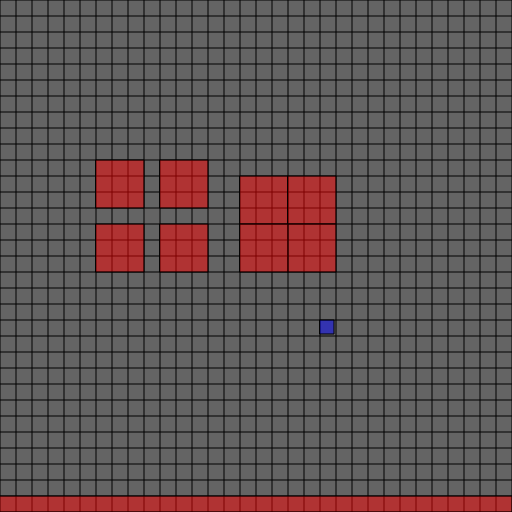
Frame 1 (no input)
Frame 60 (no input): identical to frame 1, image omitted
Frame 120 (the mouse pressed at the canvas centre since frame 60): identical to frame 1, image omitted

The p5.js sketch that drew this single still picture (run headless with seeded random() and noise() and a simulated clock; from frame 60 on, the mouse is pressed at the canvas centre):

// p5.js sketch
// ── sketch.js
/*
CLASS DESIGN
============
- will have 2 hitbox types to start of with
   |_ 1 - wall - static, not player controlled, no movement vector
   |_ 2 - player - movable, player controlled, movement vector
- all share similarities
   |_ made up of square or rectangular boundaries
   |_ created through x, y, width and height
   |_ contain an x, y midpoint (current position)
   |_ can be drawn
   |_ contain get methods for private data retrieval
- create a hitbox superclass that can be called in wall and player to reduce amount of code
 
CALCULATING BOUNDARIES
======================
- need to know which side of wall collided with player to properly resolve collision 
- 2 methods that come to mind, each using zones
  |_ 1 - corner gradient through midpoint
  |   |_    
  |   |     \  0  /
  |   |      \===/
  |   |    3 |\ /| 1
  |   |      |/ \|
  |   |      /===\
  |   |     /  2  \
  |   |
  |   |_ simple to implement
  |   |_ gradient2 = - gradient1 - simple calculation
  |   |_ intercept of both lines calculated through midpoint of hitbox
  |   |_ works with more square shaped hitboxes
  |   |_ does not work well with long and thin hitboxes
  |   |_ currently implemented
  |
  |_ 2 - corner gradient through y = x
     |_
     |     \   0   /
     |      \=====/
     |      |\   /|
     |      | \ / |
     |      |  |  |
     |    3 |  |  | 1
     |      |  |  |
     |      | / \ |
     |      |/   \|
     |      /=====\
     |     /   2   \
     |
     |_ y = x through corners
     |_ issue arises when hitbox is long and thin, boundaries leak into each other causing error
     |_ fix by adding condition that zone is above/below midpoint of hitbox to zone calculation
     |_ more complex to implement
     |_ should work with long and thin shapes as well as squares
     |_ not currently implemented
  
- zoning method has added benefit of stopping clipping under high (but not very high) speeds
  |_ in code below speed 1 works, speed 2 - some clipping, speed 3 - clipping
    |_ speed 1 is very fast so this shouldn't be an issue
    
FUTURE IMPLEMENTATIONS
======================
- experiment with other methods over next week to find best fit for our project
- need to be able to deal with rectangular shaped player instead of just square
- add enemy hitbox logic as well as barriers (if we add movable barriers)
- logic for wall hitboxes that are touching to prevent player getting caught on edges when moving
  |_ seen sometimes when moving against group of 4 hitboxes on the right 
- tidy up design, move to github so others can use it while I change logic (HIGH PRIORITY)
- have wall data eventually contained in a .json file
*/

let tile = 16;
let mapSize = tile * 32;
let timescale = 1;
var walls = [];

const debugColor = {
  WALL : "wall",
  PLAYER : "player",
}

class Hitbox{
  constructor(x, y, w, h){
    this.position = createVector((x + (w / 2)), (y + (h / 2)));
    this.w = w;
    this.h = h;
  }
  isColliding(that){
    if(((this.position.x - (this.w / 2)) <= (that.nextPos.x + (that.w / 2))) &&
       ((this.position.x + (this.w / 2)) >= (that.nextPos.x - (that.w / 2))) &&
       ((this.position.y - (this.h / 2)) <= (that.nextPos.y + (that.h / 2))) &&
       ((this.position.y + (this.h / 2)) >= (that.nextPos.y - (that.h / 2)))){
      return true;
    }
    return false;
  }
  drawHitbox(thisColor){
    switch(thisColor){
      case debugColor.WALL:
        fill(255, 0, 0, 125);
        break;
      case debugColor.PLAYER:
        fill(0, 0, 255, 125);
        break;
    }
    rect(this.position.x - (this.w / 2), this.position.y - (this.h / 2), this.w, this.h);
  }
  getX(){
    return this.position.x;
  }
  getY(){
    return this.position.y;
  }
  getWidth(){
    return this.w;
  }
  getHeight(){
    return this.h;
  }
}

class Wall extends Hitbox{
  constructor(x, y, w, h){
    super(x, y, w, h);
    this.zones = [false, false, false, false];
    this.gradient1 = (((this.position.y) - (this.position.y - (this.h / 2))) / 
                      ((this.position.x) - (this.position.x - (this.w / 2))))
    this.gradient2 = -this.gradient1;
    this.intercept1 = (this.position.y - (this.gradient1 * this.position.x));
    this.intercept2 = (this.position.y - (this.gradient2 * this.position.x));
  }
  getZones(){
    return this.zones;
  }
  updateZones(vec){
    var eq1 = (this.gradient1 * vec.x) + this.intercept1;
    var eq2 = (this.gradient2 * vec.x) + this.intercept2;
    this.zones[0] = (vec.y <= eq1 && vec.y <= eq2);
    this.zones[1] = (vec.y <= eq1 && vec.y >= eq2);
    this.zones[2] = (vec.y >= eq1 && vec.y >= eq2);
    this.zones[3] = (vec.y >= eq1 && vec.y <= eq2);
  }
}

class Player extends Hitbox{
  constructor(x, y, w, h){
    super(x, y, w, h);
    this.nextPos = createVector(this.position.x, this.position.y);
    this.velocity = createVector(0, 0);
  }
  setNextPosition(){
    if(keyIsDown(DOWN_ARROW)){this.nextPos.y += this.velocity.y}
    if(keyIsDown(LEFT_ARROW)){this.nextPos.x -= this.velocity.x}
    if(keyIsDown(UP_ARROW)){this.nextPos.y -= this.velocity.y}
    if(keyIsDown(RIGHT_ARROW)){this.nextPos.x += this.velocity.x}
  }
  resolveCollision(that){
    if(that.zones[0]){this.nextPos.y = (that.position.y - (that.h / 2)) - (this.h / 2) - 1}
    if(that.zones[1]){this.nextPos.x = (that.position.x + (that.w / 2)) + (this.w / 2) + 1}
    if(that.zones[2]){this.nextPos.y = (that.position.y + (that.h / 2)) + (this.h / 2) + 1}
    if(that.zones[3]){this.nextPos.x = (that.position.x - (that.w / 2)) - (this.w / 2) - 1}
  }
  movePlayer(){
    this.position.x = this.nextPos.x
    this.position.y = this.nextPos.y
  }
  setVelocity(x=0, y=0){  // default parameters, calling setVelocity() defaults to 0
    this.velocity.x = x; 
    this.velocity.y = y; 
  }
}

/*
[setup]
- create canvas
- set framerate to current monitor refresh rate (can be adjusted in settings tab later)
  |_ my monitor uses 75 Hz, p5js uses 60 Hz so I had to change the frameRate, change it to match your monitor settings to create a smoother picture
- create new player class with x, y, w, h
- create wall classes with x, y, w, h, place in walls array
*/
function setup() {
  createCanvas(mapSize, mapSize);
  frameRate(75);
  player = new Player(tile * 20, tile * 20, tile - 2 , tile - 2);
  walls[0] = new Wall(tile * 6 , tile * 10, tile * 3 , tile * 3);
  walls[1] = new Wall(tile * 10, tile * 10, tile * 3 , tile * 3);
  walls[2] = new Wall(tile * 6 , tile * 14, tile * 3 , tile * 3);
  walls[3] = new Wall(tile * 10, tile * 14, tile * 3 , tile * 3);
  walls[4] = new Wall(tile * 15, tile * 11, tile * 3 , tile * 3);
  walls[5] = new Wall(tile * 18, tile * 11, tile * 3 , tile * 3);
  walls[6] = new Wall(tile * 18, tile * 14, tile * 3 , tile * 3);
  walls[7] = new Wall(tile * 15, tile * 14, tile * 3 , tile * 3);
  walls[8] = new Wall(tile * 0 , tile * 31, tile * 32, tile * 1);
}

/*
- can set timescale to 0 to 'pause' the game

[draw loop] - 1 frame
  - draw grid (optional)
  - set player velocity variable
  - get player input key, adjust velocity based on player input
  - add velocity to next x, y position
    - [wall loop]
      - draw wall hitbox (optional)
      - update wall zones for current x, y position
      - check wall collision with next x, y position
      - resolve collision if true
- move current x, y to next x, y position
- draw player hitbox (optional)

*/
function draw(){
  background(100);
  debugDrawGrid(true);
  var playerVelocity = 0.15 * deltaTime * timescale;
  player.setVelocity(playerVelocity, playerVelocity);
  player.setNextPosition();
  for(let i in walls){
    walls[i].drawHitbox(debugColor.WALL);
    walls[i].updateZones(player.position);
    if(walls[i].isColliding(player)){
      player.resolveCollision(walls[i]);
    }
  }
  player.movePlayer();
  player.drawHitbox(debugColor.PLAYER);
}

function debugDrawGrid(grid){
  if(grid){
    // noStroke();
    for(let i = 0; i <= mapSize; i += 16){
      line(i, 0, i, mapSize);
      line(0, i, mapSize, i);
    }
  }
}
